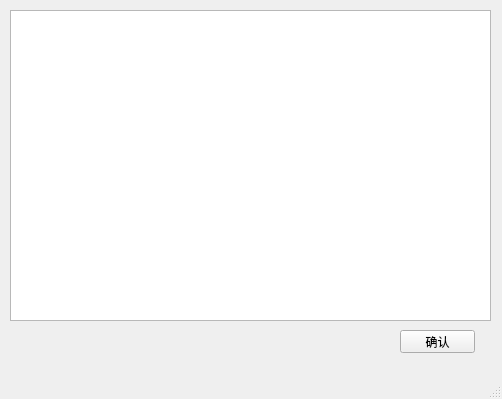
<?xml version="1.0" encoding="UTF-8"?>
<ui version="4.0">
 <class>off_message</class>
 <widget class="QMainWindow" name="off_message">
  <property name="geometry">
   <rect>
    <x>0</x>
    <y>0</y>
    <width>502</width>
    <height>399</height>
   </rect>
  </property>
  <property name="windowTitle">
   <string>MainWindow</string>
  </property>
  <widget class="QWidget" name="centralwidget">
   <widget class="QTextEdit" name="textEdit">
    <property name="geometry">
     <rect>
      <x>10</x>
      <y>10</y>
      <width>481</width>
      <height>311</height>
     </rect>
    </property>
   </widget>
   <widget class="QPushButton" name="pushButton">
    <property name="geometry">
     <rect>
      <x>400</x>
      <y>330</y>
      <width>75</width>
      <height>23</height>
     </rect>
    </property>
    <property name="text">
     <string>确认</string>
    </property>
   </widget>
   <widget class="QLabel" name="label">
    <property name="geometry">
     <rect>
      <x>-40</x>
      <y>-650</y>
      <width>561</width>
      <height>1041</height>
     </rect>
    </property>
    <property name="text">
     <string/>
    </property>
    <property name="pixmap">
     <pixmap>Resources/59f7ce0894556_1024.jpg</pixmap>
    </property>
   </widget>
   <zorder>label</zorder>
   <zorder>textEdit</zorder>
   <zorder>pushButton</zorder>
  </widget>
  <widget class="QMenuBar" name="menubar">
   <property name="geometry">
    <rect>
     <x>0</x>
     <y>0</y>
     <width>502</width>
     <height>23</height>
    </rect>
   </property>
  </widget>
  <widget class="QStatusBar" name="statusbar"/>
 </widget>
 <resources/>
 <connections/>
</ui>
